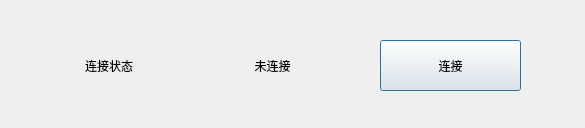
<?xml version="1.0" encoding="UTF-8"?>
<ui version="4.0">
 <class>connectionDlg</class>
 <widget class="QDialog" name="connectionDlg">
  <property name="geometry">
   <rect>
    <x>0</x>
    <y>0</y>
    <width>585</width>
    <height>128</height>
   </rect>
  </property>
  <property name="windowTitle">
   <string>Dialog</string>
  </property>
  <widget class="QPushButton" name="pushButton">
   <property name="geometry">
    <rect>
     <x>380</x>
     <y>40</y>
     <width>141</width>
     <height>51</height>
    </rect>
   </property>
   <property name="text">
    <string>连接</string>
   </property>
  </widget>
  <widget class="QWidget" name="gridLayoutWidget">
   <property name="geometry">
    <rect>
     <x>30</x>
     <y>40</y>
     <width>321</width>
     <height>51</height>
    </rect>
   </property>
   <layout class="QGridLayout" name="gridLayout">
    <item row="0" column="0">
     <widget class="QLabel" name="connectionStateStatic">
      <property name="text">
       <string>连接状态</string>
      </property>
      <property name="alignment">
       <set>Qt::AlignCenter</set>
      </property>
     </widget>
    </item>
    <item row="0" column="1">
     <widget class="QLabel" name="connectionStateLabel">
      <property name="text">
       <string>未连接</string>
      </property>
      <property name="alignment">
       <set>Qt::AlignCenter</set>
      </property>
     </widget>
    </item>
   </layout>
  </widget>
 </widget>
 <resources/>
 <connections/>
</ui>
